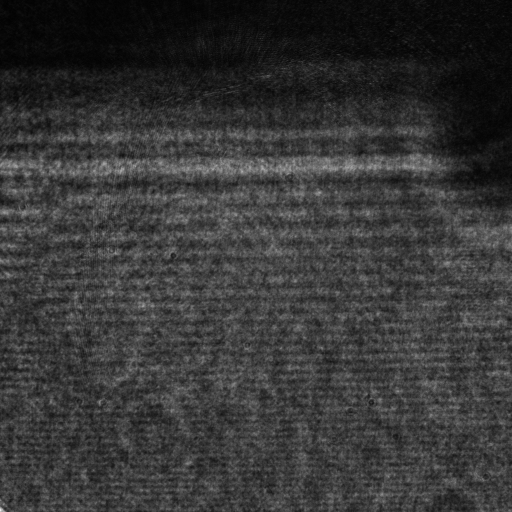
#> input picture RawImages/img_00001_X2.png, 1024 x 1024 px (shown at 1/2 size); its folder holds only this picture in this run
$ jupyter execute --allow-errors QuantitativeFingeAnalsysis.ipynb
#> lines starting #> are read from the running program, lines starting #| are printed output that depends on the picture
# Quantitative analysis of coherence-induced imaging artefacts

This notebook contains the analysis used to quantify the suppression of coherence-induced imaging artefacts presented in the supplementary material accompanying the manuscript

*<div align ="center"> Absorption imaging of quantum gases near surfaces using incoherent light. </div>*

The analysis compares images acquired at different degrees of spatial coherence using two complementary measures:

1. the Fourier power contained within the spatial-frequency range associated with the observed fringe structure; and
2. the band-limited RMS fringe contrast.

The workflow consists of image preprocessing, background normalisation, Tukey windowing, Fourier analysis, spatial-frequency calibration, integrated Fourier-power calculation, and RMS-contrast calculation.

## 1. Import required packages

Here we import the relavant packages for this analysis

[cell 1]
import os                                                                                           # locating, organising, and accessing the image files used in the analysis.
from pathlib import Path                                                                            # locating, organising, and accessing the image files used in the analysis.

import numpy as np                                                                                  # numerical array handling and mathematical operations.
import pandas as pd                                                                                 # organising calculated quantities and analysis results into structured datasets.
import scipy as sp                                                                                  # scientific computing and signal-processing routines.
import matplotlib.pyplot as plt                                                                     # Plotting and visualization package.
from matplotlib.ticker import AutoMinorLocator, MaxNLocator,LogLocator, NullFormatter               # ontrolling major, minor, linear, and logarithmic axis ticks for publication-quality figures.

from PIL import Image                                                                               # image file handling and manipulation.
from scipy.ndimage import gaussian_filter                                                           # generating the slowly varying background used to normalise each image.
from scipy.signal.windows import tukey                                                              # For generating a smoothly varying window function to reduce edge effects in the Fourier transform.
from scipy.signal import find_peaks                                                                 # For detecting peaks in the integrated intensity profile.

[cell 2]
# This cell is for plot formatting

plt.rcParams.update({
    "font.family": "serif",
    "text.usetex": True,

    "font.size": 12,
    "axes.labelsize": 12,
    "axes.titlesize": 10,
    "xtick.labelsize": 9,
    "ytick.labelsize": 9,
    "legend.fontsize": 8,

    "axes.linewidth": 0.8,
    "xtick.major.width": 0.8,
    "ytick.major.width": 0.8,
    "xtick.minor.width": 0.6,
    "ytick.minor.width": 0.6,
})

TEXTWIDTH = 6.8

[cell 3]
data_dir = Path("C:\\Users\\Poppy\\Desktop\\PhD\\Papers\\IncoherentImaging\\ReviwersResponse\\IncoherentImagingManuscript\\RawImages")        #Define data path

ImgFiles = sorted(data_dir.glob("*.png"))                                                           #Define image files to be analyzed
print(f"Found {len(ImgFiles)} image files in {data_dir}")                                           # Checks we have found all the files

Imgs = [Image.open(img_file) for img_file in ImgFiles]                                              # Open images and store them in a list
#> Imgs = 1 item

Mag = 8.025                                                                                         # magnification
PxSz = 13                                                                                           # [um] pixel size of Andor iXon Ultra 888 EMCCD camera

#All images have the same dims. Convert pixel coordinates to micrometers using the pixel size and magnification size[1] = Y, size[0] = X
y_um = np.arange(0, Imgs[0].size[1]) * PxSz / Mag                                                   # y-axis in micrometers
x_um = np.arange(0, Imgs[0].size[0]) * PxSz / Mag                                                   # x-axis in micrometers

cropPx = np.array([300, 800, 350, len(y_um)], dtype=int)
crop_um = cropPx * PxSz / Mag

fig,ax = plt.subplots(1,len(Imgs),figsize=(20,50))                                                  # Create a figure and axes
#> (the rest of this cell did not finish here and is left out)

[cell 4]
fig, ax = plt.subplots(1, len(Imgs), figsize=(20, 5))                                               #setting figure size
ImagesList = []                                                                                     # Saving cropped images


#> (the rest of this cell did not finish here and is left out)

## 2. Background filtering

A slowly varying background is estimated using a Gaussian filter with $\sigma = 100$ pixels. This removes the higher-spatial-frequency structure associated with the imaging artefacts while retaining the overall illumination profile.

The cropped image is then normalised according to

$$
I_{\mathrm{norm}}(x,y)
=
\frac{I(x,y)-I_{\mathrm{bg}}(x,y)}
{I_{\mathrm{bg}}(x,y)},
$$

where $I(x,y)$ is the measured image and $I_{\mathrm{bg}}(x,y)$ is the Gaussian-filtered background. The resulting image therefore represents the fractional intensity variation relative to the local background.

[cell 5]
sigma_bg = 100                                                                                      # Gaussian width [px]

Images = np.array(ImagesList, dtype = float)                                                        # Numpy array of cropped images as float

ImgCo = Images[0,:,:]                                                                               # Using img[0] as a test (I)

background = gaussian_filter(ImgCo, sigma=sigma_bg)                                                 # Apply Gaussian filter to estimate background (I_bg)
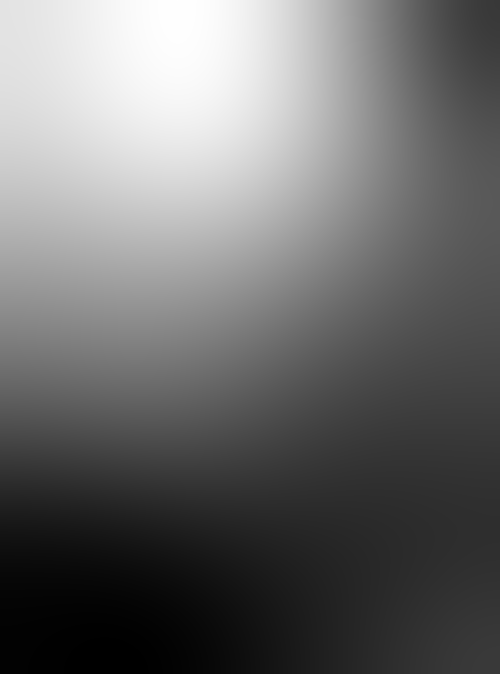
#> background: shape (674, 500) float64; min 12580.1, max 14789.8, mean 13525.1; drawn with min black and max white

processed_img = (ImgCo - background) / np.clip(background, 1e-12, None)                             # Normalize image by background (I_norm)


fig, ax = plt.subplots(1, 3, figsize=(TEXTWIDTH, 5))
ax[0].imshow(ImgCo, cmap='viridis')
ax[0].set_title('I(x,y)')
ax[1].imshow(background, cmap='viridis')
ax[1].set_title('I_{bg}(x,y)')
ax[2].imshow(processed_img, cmap='viridis')
ax[2].set_title('I_{norm}(x,y)')
plt.show()

Normalised_images = []                                                                              # List to store processed images
background = []                                                                                     # List to store background images

for i in range(Images.shape[0]):
    ImgCo = Images[i,:,:]                                                                           # itterating through the Images
    background_img = gaussian_filter(ImgCo, sigma=sigma_bg)                                         # Apply Gaussian filter to estimate background (I_bg)
    processed_img = (ImgCo - background_img) / np.clip(background_img, 1e-12, None)                 # Normalize image by background (I_norm)
    Normalised_images.append(processed_img)                                                         # Store processed image
    background.append(background_img)                                                               # store background image
#> after the loop, Normalised_images = 1 item; background = 1 item

print("Processed images:", len(Normalised_images))
#| Processed images: 1

## 3. Tukey windowing

Before calculating the Fourier transform, a two-dimensional Tukey window with $\alpha = 0.1$ is applied to each processed image.

The Tukey window smoothly reduces the image amplitude towards the boundaries, suppressing artificial high-spatial-frequency components introduced by the sharp discontinuity at the image edges.

The two-dimensional window is constructed from the outer product of independent one-dimensional Tukey windows applied along the horizontal and vertical image axes.

[cell 6]
alpha = 0.1                                                                                         # Selecting the alpha value

windowedImgs = []                                                                                    # empty array for storing the windowed images

for i in range(len(Normalised_images)):
    ny, nx = Normalised_images[i].shape                                                             # Get the dimensions of the current image

    window_y = tukey(ny, alpha=alpha)                                                               # Create a 1D Tukey window for the y-dimension
    window_x = tukey(nx, alpha=alpha)                                                               # Create a 1D Tukey window for the x-dimension

    window_2d = np.outer(window_y, window_x)

    windowedImgs.append(Normalised_images[i] * window_2d)                                            # Store the windowed image in the list
#> this loop made 1 pass
#> (ny, nx) on pass 1: (674, 500)
#> pass 1, `window_2d = np.outer(window_y, window_x)`:
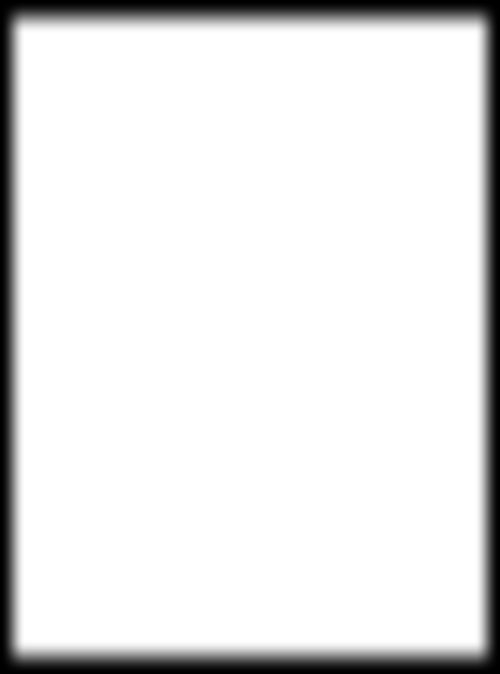
#> window_2d: shape (674, 500) float64; min 0, max 1, mean 0.899
#> after the loop, windowedImgs = 1 item

windowedImgs = np.array(windowedImgs)                                                                 # Convert the list of windowed images to a NumPy array

print(windowedImgs.shape)
#| (1, 674, 500)

## 4. Fourier transform

The two-dimensional discrete Fourier transform is calculated for each Tukey-windowed image to identify the spatial frequencies associated with the observed fringe structure.

For each image, the zero-frequency component is shifted to the centre of the Fourier spectrum and the Fourier power is calculated as

$$
P(f_x,f_y)
=
\left|
\tilde{I}(f_x,f_y)
\right|^2,
$$

where $\tilde{I}(f_x,f_y)$ is the two-dimensional Fourier transform of the windowed image.

The Fourier-space axes are then calibrated using the object-plane pixel size so that the spectra can be expressed in physical spatial-frequency units of cycles per micrometre.

[cell 7]
dy = PxSz/Mag # Object plane pixel size in the y-direction

fftPower = []                                                                                       # Empty list to store the fft power data


# Processing the all the data using the Turkey windowing method for all the processed images
for i in range(len(windowedImgs)):
    fft = np.fft.fft2(windowedImgs[i])                                                              # Compute the 2D FFT of the windowed image
    fftShift = np.fft.fftshift(fft)                                                                 # Shift the zero frequency component to the center of the spectrum
    fftPower.append(np.abs(fftShift)**2)                                                            # Compute the power spectrum of
#> this loop made 1 pass
#> after the loop, fftPower = 1 item

logPowers = [np.log10(power + 1e-12) for power in fftPower]                                         # Compute the log power spectrum to avoid log(0)
#> logPowers = 1 item

vmin = min(np.percentile(lp,5) for lp in logPowers)                                                 # Minimum value for color scale based on 5th percentile
#> vmin = 1.79
vmax = max(np.percentile(lp,95) for lp in logPowers)                                                # maximum value for color scale based on 95th percentile
#> vmax = 4.49


fig,ax = plt.subplots(1,len(fftPower),figsize=(20,4))                                               # Create a figure and axes for the FFT power spectra
#> (the rest of this cell did not finish here and is left out)

## 5. One-dimensional Fourier-power spectrum

To obtain a one-dimensional measure of the fringe spatial-frequency content, the two-dimensional Fourier power spectrum is integrated along the horizontal Fourier axis, $f_x$.

This produces a one-dimensional power spectrum as a function of the vertical spatial frequency, $f_y$, which is used to characterise the spatial frequency of the coherence-induced fringes.

Because the Fourier transform of a real-valued image is symmetric about zero spatial frequency, only the positive-$f_y$ half of the spectrum is retained for further analysis.

[cell 8]
dy = PxSz / Mag                                                                                     # Object plane pixel size in the y-direction

#> (the rest of this cell did not finish here and is left out)

[cell 9]
fig, ax = plt.subplots(figsize=(TEXTWIDTH, 5))

labels = [
    'Coherent',
    'Partial (1)',
    'Partial (2)',
    'Partial (3)',
    'Incoherent',
    'Static'
]

#> (the rest of this cell did not finish here and is left out)

## 6. Spatial-frequency range

The spatial-frequency range used for the quantitative analysis is defined by the experimentally relevant fringe spacings.

The minimum spatial frequency is set by the largest observed fringe spacing. From the real-space images, the largest characteristic fringe separation is approximately $70~\mu\mathrm{m}$, corresponding to

$$
f_{\min}
=
\frac{1}{\Lambda_{\max}}
\approx
\frac{1}{70~\mu\mathrm{m}}
\approx
0.014~\mu\mathrm{m}^{-1}.
$$

The maximum spatial frequency is set by the Nyquist limit of the imaging system,

$$
f_{\max}
=
f_{\mathrm{Nyq}}
=
\frac{1}{2d_y},
$$

where $d_y$ is the object-plane pixel size. For $d_y \approx 1.62~\mu\mathrm{m}$,

$$
f_{\max}
\approx
0.309~\mu\mathrm{m}^{-1}.
$$

The Fourier-power analysis is therefore performed over the range

$$
0.014 \leq f_y \leq 0.309~\mu\mathrm{m}^{-1}.
$$

[cell 10]
img_index = 0                                                                                       # Selecting the fully coherent image

img = Normalised_images[img_index]                                                                  # Select the image corresponding to the chosen index

profile_y = np.sum(img, axis=1)                                                                     # Integrate along x to obtain a 1D profile as a function of y (real space)
#> profile_y = 674 values, max 104.6 at index 77, min -134.2 at index 13, mean -0.259


dx = PxSz / Mag                                                                                     # Obect plane pixel size in x
dy = PxSz / Mag                                                                                     # Obect plane pixel size in y

ny, nx = img.shape                                                                                  # Number of pixels in y and x directions

x = np.arange(nx) * dx                                                                              # Physical x coordinates in the object plane
#> x = 500 values from 0 to 808.3
y = np.arange(ny) * dy                                                                              # Physical y coordinates in the object plane
#> y = 674 values from 0 to 1090.2


fig, axes = plt.subplots(1, 2,figsize=(TEXTWIDTH, 4) )                                              # plot

# Fig (a) Integrated profile (along x)
axes[0].plot(np.flip(profile_y),y)                                                                  # plotting the integrated profile along x

axes[0].set_xlabel(r"$y$ / $\mu$m")                                                                 # Setting x label
axes[0].set_ylabel("Integrated intensity (a.u.)")                                                   # Setting y label
axes[0].set_title(r"Integrated along $x$")                                                          # Setting title for the integrated profile plot

axes[0].grid(True,which="major", alpha=0.4)                                                         # Grid Major
axes[0].grid( True,which="minor",alpha=0.4,linestyle=":")                                           # Grid Minor


# (b) Cropped image
im = axes[1].imshow(img,extent=[x[0], x[-1], y[-1], y[0]],aspect='auto')                            # Display the cropped image

axes[1].set_xlabel(r"$x$ / $\mu$m")                                                                 # Setting x label for the cropped image
axes[1].set_ylabel(r"$y$ / $\mu$m")                                                                 # Setting y label for the cropped image
axes[1].set_title("Cropped image")

fig.colorbar(im,ax=axes[1],fraction=0.046,pad=0.04)                                                 # Adding colorbar for the cropped image


#> (the rest of this cell did not finish here and is left out)

[cell 11]
peaks, properties = find_peaks(profile_y, prominence=0.05 * np.max(profile_y))                      # Find significant peaks in the real-space integrated profile
#> peaks = 33 values from 40 to 666; properties = 3 items

peak_1 = peaks[0]                                                                                   # Index of the first detected peak
#> peak_1 = 40
peak_2 = peaks[1]                                                                                   # Index of the second detected peak
#> peak_2 = 77

y_peak_1 = y[peak_1]                                                                                # Convert first peak position to micrometres
#> y_peak_1 = 64.8
y_peak_2 = y[peak_2]                                                                                # Convert second peak position to micrometres
#> y_peak_2 = 124.7

max_fringe_spacing = np.abs(y_peak_2 - y_peak_1)                                                    # Calculate spacing between the first two detected peaks
#> max_fringe_spacing = 59.94

print(f"First peak:  {y_peak_1:.2f} um")                                                            # Print position of the first peak
#| First peak:  64.80 um
print(f"Second peak: {y_peak_2:.2f} um")                                                            # Print position of the second peak
#| Second peak: 124.74 um
print(f"Fringe spacing: {max_fringe_spacing:.2f} um")                                               # Print spacing between the first two peaks
#| Fringe spacing: 59.94 um


fig, ax = plt.subplots(figsize=(8, 5))                                                              # Create figure for visualising the detected peaks

ax.plot(y, profile_y, label="Integrated profile")                                                   # Plot the integrated real-space intensity profile

ax.plot(y[peaks], profile_y[peaks], "x", label="Detected peaks")                                    # Mark all detected peaks on the profile

ax.axvline(y_peak_1, linestyle="--")                                                                # Mark position of the first detected peak
ax.axvline(y_peak_2, linestyle="--")                                                                # Mark position of the second detected peak

ax.set_xlabel(r"$y$ / $\mu$m")                                                                      # Set x-axis label
ax.set_ylabel("Integrated intensity (a.u.)")                                                        # Set y-axis label

ax.legend()                                                                                         # Add legend

ax.grid(True, which="major", alpha=0.4)                                                             # Grid Major for the peak detection plot
ax.grid(True, which="minor", alpha=0.4, linestyle=":")                                              # Grid Minor for the peak detection plot

#> (the rest of this cell did not finish here and is left out)

## 6. Integrated Fourier power

To quantify the strength of the coherence-induced fringes, the one-dimensional Fourier-power spectrum is integrated over the spatial-frequency range associated with the observed fringe structure.

The lower frequency limit is set by the largest measured fringe spacing, corresponding to approximately

$$
f_{\min} = 0.014~\mu\mathrm{m}^{-1}.
$$

The upper frequency limit is set by the Nyquist frequency of the imaging system,

$$
f_{\max} = 0.309~\mu\mathrm{m}^{-1}.
$$

The Fourier power contained within this band is therefore calculated as

$$
P_{\mathrm{band}}
=
\sum_{f_{\min} \leq f_y \leq f_{\max}}
P_{\mathrm{1D}}(f_y).
$$

The integrated power for each image is then normalised to the fully coherent image,

$$
P_{\mathrm{norm},i}
=
\frac{P_{\mathrm{band},i}}
{P_{\mathrm{band,coh}}},
$$

such that the fully coherent image has a normalised power of 1. Values below 1 therefore indicate suppression of Fourier power within the spatial-frequency band associated with the fringes.

#> (a cell that did not finish here is left out)

[cell 13]
plot_order = [5, 0, 1, 2, 3, 4]                                                                     # Plot Static first, followed by the remaining illumination conditions

labels = [
    'Static',
    'Coherent',
    'Partial (1)',
    'Partial (2)',
    'Partial (3)',
    'Incoherent'
]

#> (the rest of this cell did not finish here and is left out)

## 7. Band-limited RMS fringe contrast

As a complementary real-space measure of the fringe amplitude, the Fourier spectrum is filtered to retain only the spatial-frequency components within the same fringe-frequency band used for the integrated-power analysis.

The filtered spectrum is then transformed back into real space, giving a band-limited image containing only the spatial structure associated with the coherence-induced fringes.

The RMS contrast is calculated as

$$
C_{\mathrm{RMS}}
=
\sqrt{
\frac{1}{N}
\sum_{j=1}^{N}
\left(
I_j-\overline{I}
\right)^2
},
$$

where $I_j$ is the value of the $j$th pixel in the band-limited image, $\overline{I}$ is the mean pixel value, and $N$ is the total number of pixels.

For an ideal sinusoidal fringe pattern, the RMS contrast is directly related to the conventional fringe visibility by

$$
V = \sqrt{2}\,C_{\mathrm{RMS}}.
$$

The RMS contrast is used here because the experimentally observed fringe patterns are not perfectly sinusoidal and contain multiple spatial-frequency components. It therefore provides a more robust measure of the overall fringe amplitude than relying only on the maximum and minimum image values.

As for the Fourier-power analysis, the RMS contrast is normalised to the fully coherent image.

[cell 14]
dy = PxSz / Mag                                                                                     # Object-plane pixel size [um]

ny, nx = windowedImgs[0].shape                                                                      # Number of pixels in the y and x directions

fy = np.fft.fftshift(np.fft.fftfreq(ny, d=dy))                                                      # Spatial-frequency axis in y [um^-1]
#> fy = 674 values from -0.309 to 0.308

#> (the rest of this cell did not finish here and is left out)
